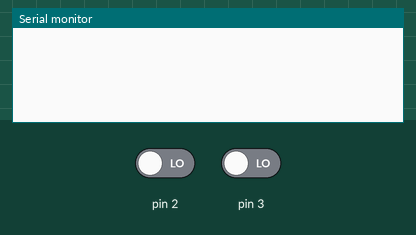
This sketch was run on a simulated Arduino Uno, built with avr-gcc and run on an emulated ATmega328P. Shown: the last lines printed to the serial monitor. Inputs (shaded band) come from the test bench; at power-on: pin 2 LOW, pin 3 LOW.

Above: at 1.2 s.
1.3 s: pin 2 driven HIGH
At 1.8 s:
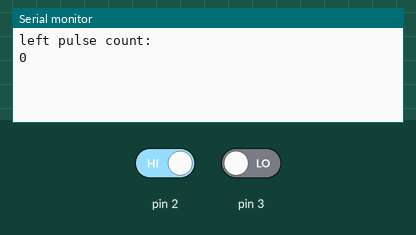
2.8 s: pin 3 driven HIGH
At 4.1 s:
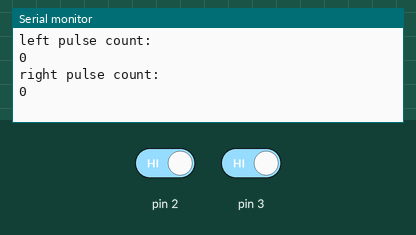

Measured:
- after the input at 1.3 s, the serial monitor: prints a new line at once (image 1)
- after the input at 2.8 s, the serial monitor: prints a new line at once (image 2)

The sketch:

sketch_story5.ino
```cpp
const int leftMotorReverse = 7; //Red
const int leftMotorForward = 8; //Yellow
const int leftMotorEnable = 9; //Blue
const int rightMotorReverse = 11; //Red
const int rightMotorForward = 12; //Yellow
const int rightMotorEnable = 10; //Blue

volatile int leftPulseCounter = 0;
volatile int rightPulseCounter = 0;

void interruptLeftMotor()
{
  Serial.println("left pulse count: " );
  Serial.println(leftPulseCounter);
  leftPulseCounter++;
}

void interruptRightMotor()
{
  Serial.println("right pulse count: " );
  Serial.println(rightPulseCounter);
  rightPulseCounter++;
}

void enableMotors()
{
  //Enable Motors
  digitalWrite(leftMotorEnable, HIGH);
  digitalWrite(rightMotorEnable, HIGH);
}

void disableMotors()
{
  //Disable Motors
  digitalWrite(leftMotorEnable, LOW);
  digitalWrite(rightMotorEnable, LOW);
}

void forwardsMotion()
{
  //Enable Forward
  digitalWrite(leftMotorForward, HIGH);
  digitalWrite(rightMotorForward, HIGH);
}

void backwardsMotion()
{
  //Enable Backwards
  digitalWrite(leftMotorReverse, HIGH);
  digitalWrite(rightMotorReverse, HIGH);
}

void hardStop()
{
  digitalWrite(leftMotorReverse, HIGH);
  digitalWrite(rightMotorReverse, HIGH);
  digitalWrite(leftMotorForward, HIGH);
  digitalWrite(rightMotorForward, HIGH);

  digitalWrite(leftMotorReverse, LOW);
  digitalWrite(rightMotorReverse, LOW);
  digitalWrite(leftMotorForward, LOW);
  digitalWrite(rightMotorForward, LOW);
}

void straightLineCheck()
{
  while (leftPulseCounter != rightPulseCounter)
  {
    if(leftPulseCounter > rightPulseCounter)
    {
      digitalWrite(leftMotorEnable, LOW);
      digitalWrite(rightMotorEnable, HIGH);
    }
    else if(rightPulseCounter > leftPulseCounter)
    {
      digitalWrite(rightMotorEnable, LOW);
      digitalWrite(leftMotorEnable, HIGH);
    }
  }
  enableMotors();
}


void setup()
{

  Serial.begin(115200);
  attachInterrupt(digitalPinToInterrupt(2), interruptLeftMotor, RISING);
  attachInterrupt(digitalPinToInterrupt(3), interruptRightMotor, RISING);
  forwardsMotion();
  enableMotors();


}


void loop()
{
  straightLineCheck();
  if(leftPulseCounter >= 833)
  {
    hardStop();
    disableMotors();
    while(true);
  }
}
```
